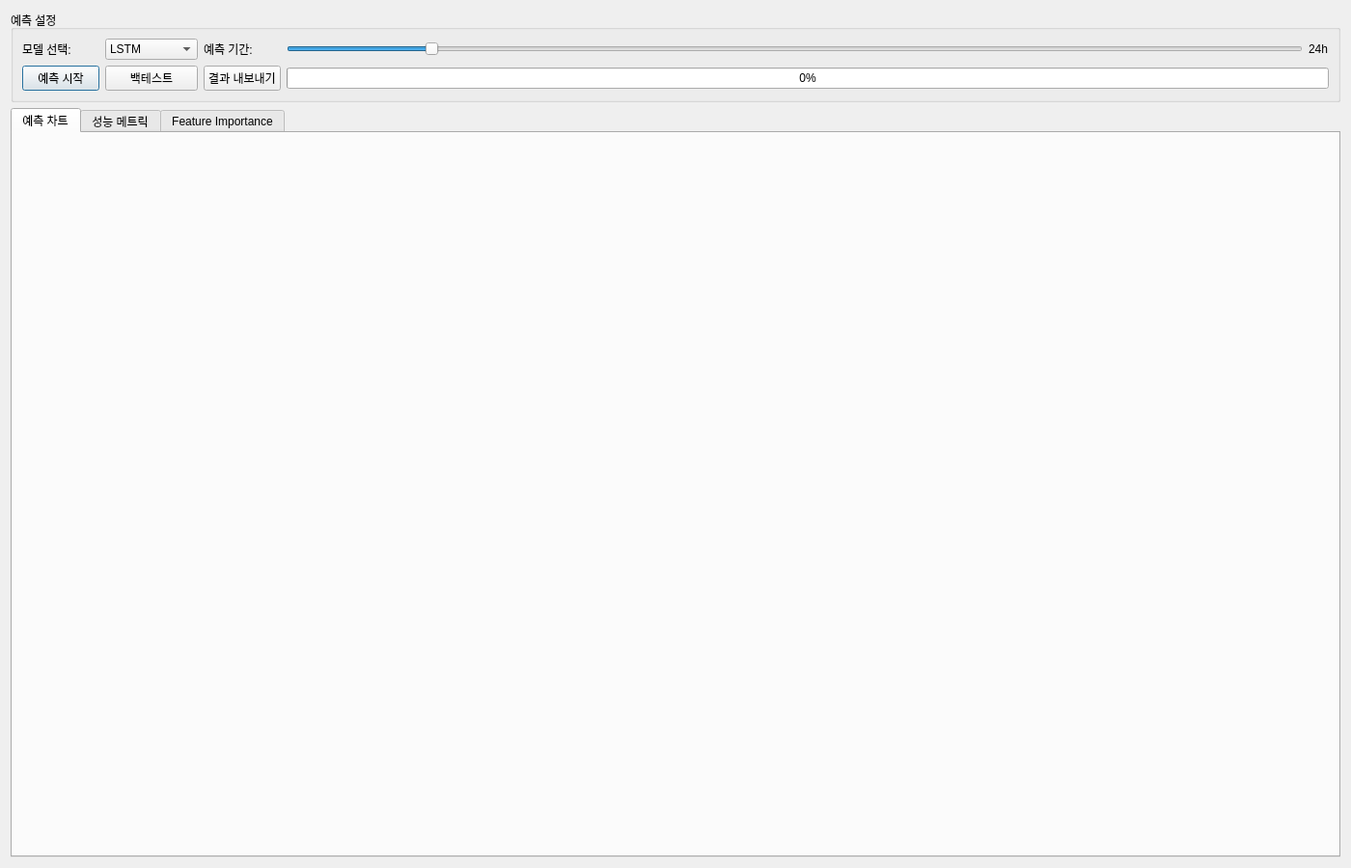
<?xml version="1.0" encoding="UTF-8"?>
<ui version="4.0">
 <class>PredictionDialog</class>
 <widget class="QDialog" name="PredictionDialog">
  <property name="geometry">
   <rect>
    <x>0</x>
    <y>0</y>
    <width>1400</width>
    <height>900</height>
   </rect>
  </property>
  <property name="windowTitle">
   <string>가격 예측 및 패턴 인식</string>
  </property>
  <layout class="QVBoxLayout" name="verticalLayout">
   <item>
    <widget class="QGroupBox" name="controlGroupBox">
     <property name="title">
      <string>예측 설정</string>
     </property>
     <layout class="QGridLayout" name="gridLayout">
      <item row="0" column="0">
       <widget class="QLabel" name="modelLabel">
        <property name="text">
         <string>모델 선택:</string>
        </property>
       </widget>
      </item>
      <item row="0" column="1">
       <widget class="QComboBox" name="modelComboBox">
        <item>
         <property name="text">
          <string>LSTM</string>
         </property>
        </item>
        <item>
         <property name="text">
          <string>Transformer</string>
         </property>
        </item>
        <item>
         <property name="text">
          <string>XGBoost</string>
         </property>
        </item>
        <item>
         <property name="text">
          <string>Direction</string>
         </property>
        </item>
        <item>
         <property name="text">
          <string>Anomaly</string>
         </property>
        </item>
        <item>
         <property name="text">
          <string>Meta</string>
         </property>
        </item>
       </widget>
      </item>
      <item row="0" column="2">
       <widget class="QLabel" name="periodLabel">
        <property name="text">
         <string>예측 기간:</string>
        </property>
       </widget>
      </item>
      <item row="0" column="3">
       <widget class="QSlider" name="periodSlider">
        <property name="orientation">
         <enum>Qt::Horizontal</enum>
        </property>
        <property name="minimum">
         <number>1</number>
        </property>
        <property name="maximum">
         <number>168</number>
        </property>
        <property name="value">
         <number>24</number>
        </property>
       </widget>
      </item>
      <item row="0" column="4">
       <widget class="QLabel" name="periodValueLabel">
        <property name="text">
         <string>24h</string>
        </property>
       </widget>
      </item>
      <item row="1" column="0">
       <widget class="QPushButton" name="predictButton">
        <property name="text">
         <string>예측 시작</string>
        </property>
       </widget>
      </item>
      <item row="1" column="1">
       <widget class="QPushButton" name="backtestButton">
        <property name="text">
         <string>백테스트</string>
        </property>
       </widget>
      </item>
      <item row="1" column="2">
       <widget class="QPushButton" name="exportButton">
        <property name="text">
         <string>결과 내보내기</string>
        </property>
       </widget>
      </item>
      <item row="1" column="3" colspan="2">
       <widget class="QProgressBar" name="progressBar">
        <property name="value">
         <number>0</number>
        </property>
       </widget>
      </item>
     </layout>
    </widget>
   </item>
   <item>
    <widget class="QTabWidget" name="tabWidget">
     <property name="currentIndex">
      <number>0</number>
     </property>
     <widget class="QWidget" name="chartTab">
      <attribute name="title">
       <string>예측 차트</string>
      </attribute>
      <layout class="QVBoxLayout" name="chartLayout">
       <item>
        <widget class="QWidget" name="chartView" native="true">
         <property name="minimumSize">
          <size>
           <width>0</width>
           <height>400</height>
          </size>
         </property>
        </widget>
       </item>
      </layout>
     </widget>
     <widget class="QWidget" name="metricsTab">
      <attribute name="title">
       <string>성능 메트릭</string>
      </attribute>
      <layout class="QVBoxLayout" name="metricsLayout">
       <item>
        <widget class="QTableWidget" name="metricsTable">
         <property name="columnCount">
          <number>2</number>
         </property>
         <column>
          <property name="text">
           <string>지표</string>
          </property>
         </column>
         <column>
          <property name="text">
           <string>값</string>
          </property>
         </column>
        </widget>
       </item>
      </layout>
     </widget>
     <widget class="QWidget" name="importanceTab">
      <attribute name="title">
       <string>Feature Importance</string>
      </attribute>
      <layout class="QVBoxLayout" name="importanceLayout">
       <item>
        <widget class="QWidget" name="importanceChart" native="true">
         <property name="minimumSize">
          <size>
           <width>0</width>
           <height>400</height>
          </size>
         </property>
        </widget>
       </item>
      </layout>
     </widget>
    </widget>
   </item>
  </layout>
 </widget>
 <resources/>
 <connections/>
</ui>
